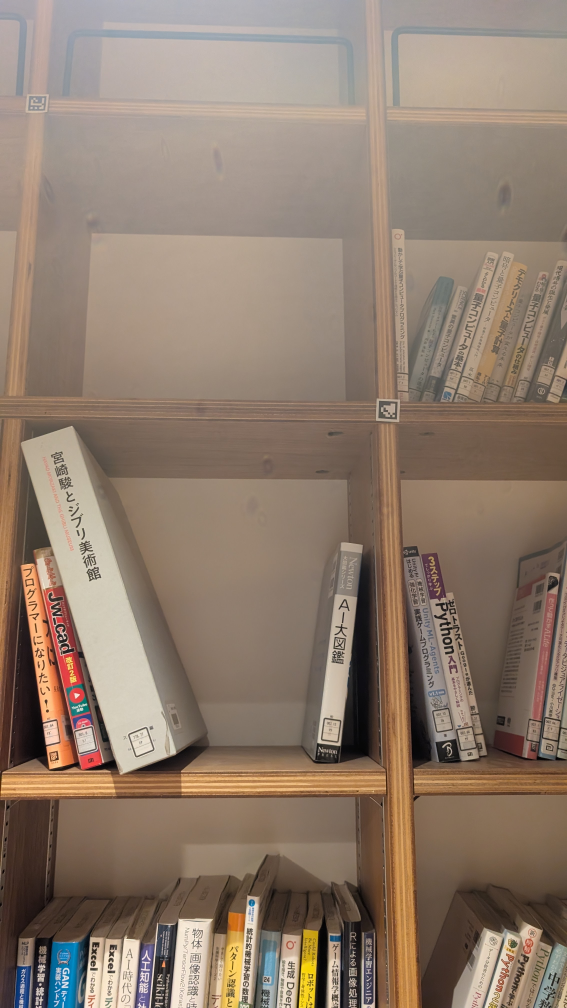
#> input picture data-260702/PXL_20260702_120444475.jpg, 2268 x 4032 px (shown at 1/4 size)
$ python -i crop_book_spines_obb.py   (imports and definitions only)
#> lines starting #> are read from the running program, lines starting #| are printed output that depends on the picture
#> further down, picture is the input picture: shape (4032, 2268, 3); mean B, G, R 109, 124.1, 142.4
"""Create perspective-corrected, one-book crops with a YOLO OBB model.

The manifest preserves every source-image occurrence. Near-identical spine
crops in neighboring photos share one canonical OCR image, which avoids paying
for the same book repeatedly while retaining image-to-book provenance.
"""

from __future__ import annotations

import argparse
import json
import math
from dataclasses import dataclass
from pathlib import Path
from typing import Any

import cv2
import numpy as np
from ultralytics import YOLO


IMAGE_EXTENSIONS = {".jpg", ".jpeg", ".png", ".webp", ".bmp"}


@dataclass
class Fingerprint:
    canonical_index: int
    source_index: int
    phash: int
    aspect: float
    hsv_hist: np.ndarray


# [36 lines left out: functions order_points, rectify, not called in this run]


def phash(image: np.ndarray) -> int:
    gray = cv2.cvtColor(image, cv2.COLOR_BGR2GRAY)
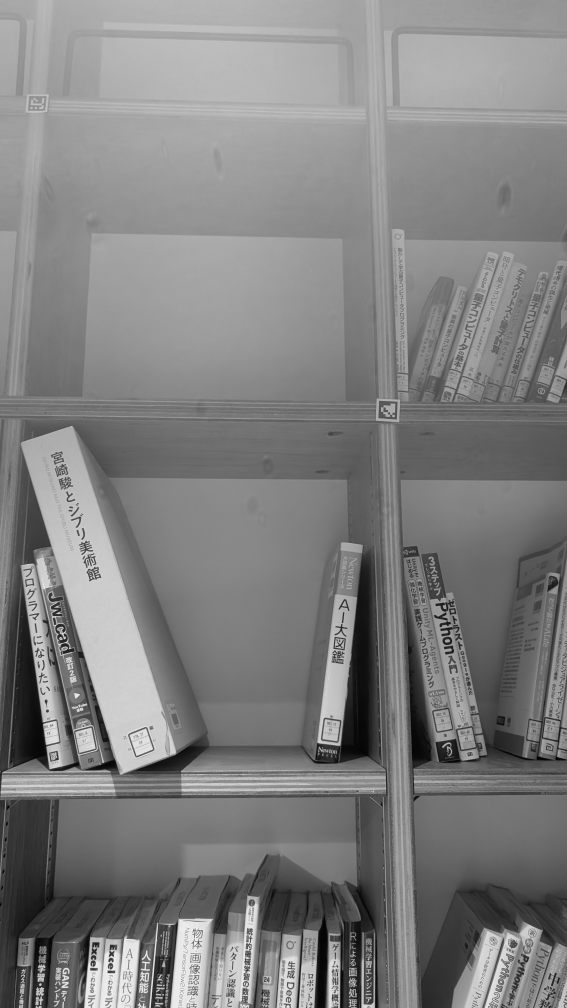
#> gray: shape (4032, 2268) (shown at 1/4 size); min 0, max 254, mean 127.8
    normalized = cv2.resize(gray, (32, 128), interpolation=cv2.INTER_AREA)
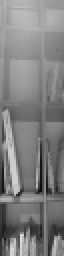
#> normalized: shape (128, 32) (shown 2 times larger); min 12, max 224, mean 127.8
    compact = cv2.resize(normalized, (32, 32), interpolation=cv2.INTER_AREA)
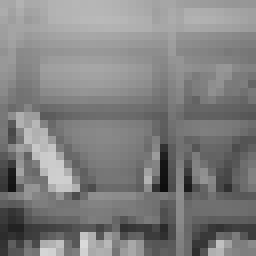
#> compact: shape (32, 32) (shown 8 times larger); min 14, max 218, mean 127.8
    coeff = cv2.dct(np.float32(compact))[:8, :8].reshape(-1)[1:]
#> coeff = 63 values, max 629.3 at index 7, min -195.3 at index 2, mean 12.03
    median = float(np.median(coeff))
#> median = 17.84
    value = 0
    for item in coeff:
        value = (value << 1) | int(item > median)
#> this loop made 63 passes
#> (item, value) on passes 1 to 12: (217.3, 1), (-159.2, 2), (-195.3, 4), (-107.4, 8), (-34.41, 16), (-138.5, 32), (-67.23, 64), (629.3, 129), (17.84, 258), (26.74, 517), (154.8, 1035), (66.64, 2071)
#> after the loop, value = 4665597206728786198
    return value


# [151 lines left out: functions hsv_hist, duplicate_of, main, not called in this run]


# [2 lines not run here, left out]

>>> import cv2
>>> picture = cv2.imread('../../data-260702/PXL_20260702_120444475.jpg')
>>> result = phash(picture)
#> result = 4665597206728786198

$ run again, on data-260702/PXL_20260702_120447586.jpg
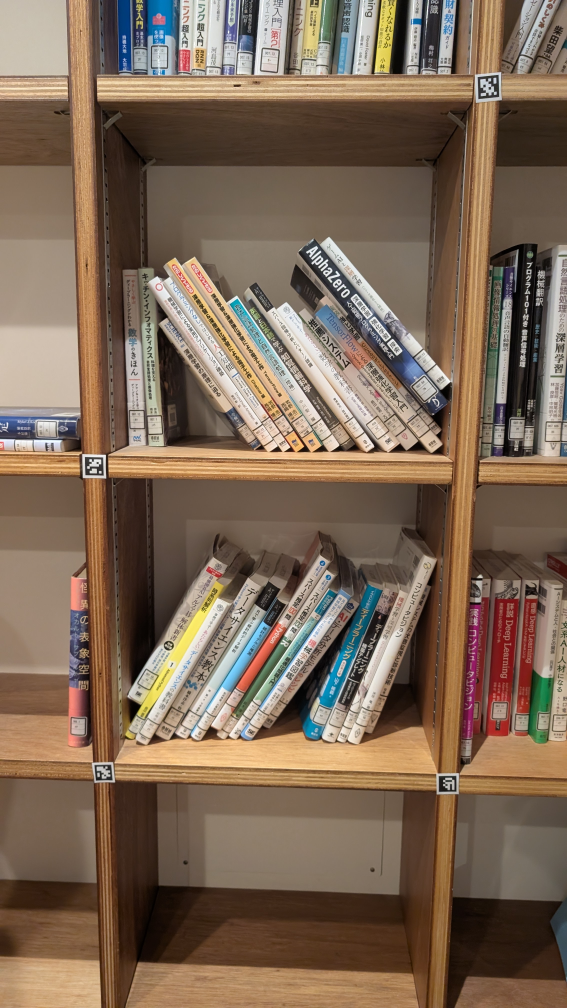
#> input picture data-260702/PXL_20260702_120447586.jpg, 2268 x 4032 px (shown at 1/4 size)
#> picture is the input picture: shape (4032, 2268, 3); mean B, G, R 86.2, 104.9, 126.1
#> in phash, `gray = cv2.cvtColor(image, cv2.COLOR_BGR2GRAY)`:
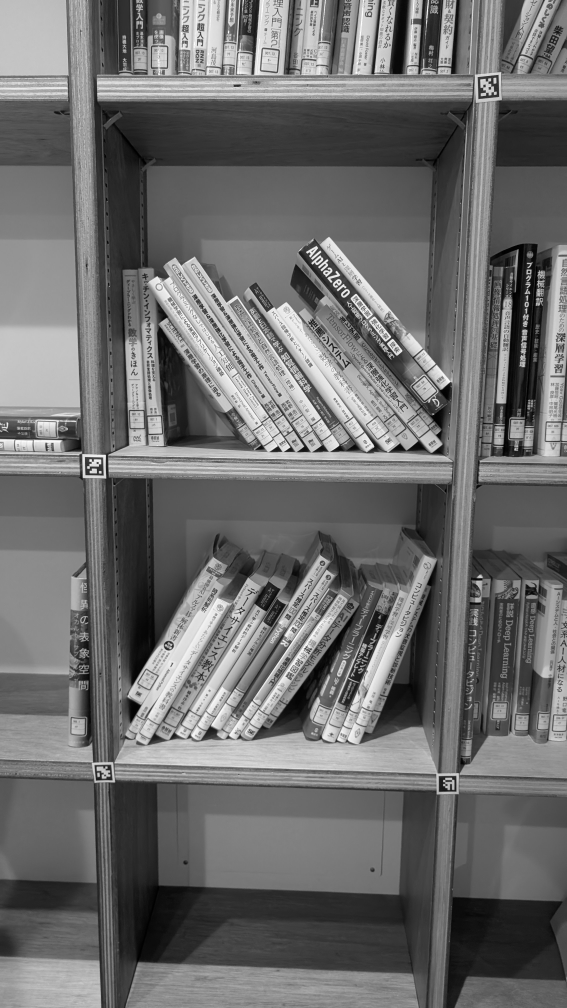
#> gray: shape (4032, 2268) (shown at 1/4 size); min 0, max 255, mean 109.1
#> in phash, `compact = cv2.resize(normalized, (32, 32), interpolation=cv2.INTER_AREA)`:
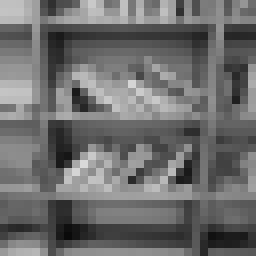
#> compact: shape (32, 32) (shown 8 times larger); min 10, max 217, mean 109.1
#> coeff = 63 values, max 445.5 at index 47, min -207.1 at index 15, mean 37.71
#> median = 27.81
#> the loop in phash, `for item in coeff:` made 63 passes
#> (item, value) on passes 1 to 8: (232.2, 1), (-149.8, 2), (149.5, 5), (321.6, 11), (148.7, 23), (104.1, 47), (-60.19, 94), (205.1, 189)
#> after the loop in phash, `for item in coeff:`: value = 6842410974940089886

$ run again, on data-260702/PXL_20260702_120449202.jpg
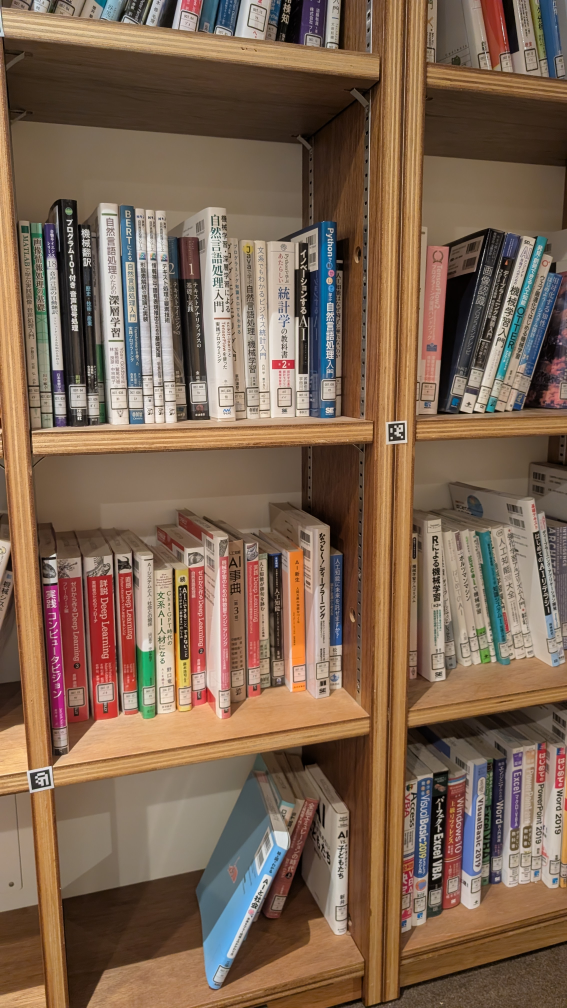
#> input picture data-260702/PXL_20260702_120449202.jpg, 2268 x 4032 px (shown at 1/4 size)
#> picture is the input picture: shape (4032, 2268, 3); mean B, G, R 81.5, 101.5, 126.4
#> in phash, `gray = cv2.cvtColor(image, cv2.COLOR_BGR2GRAY)`:
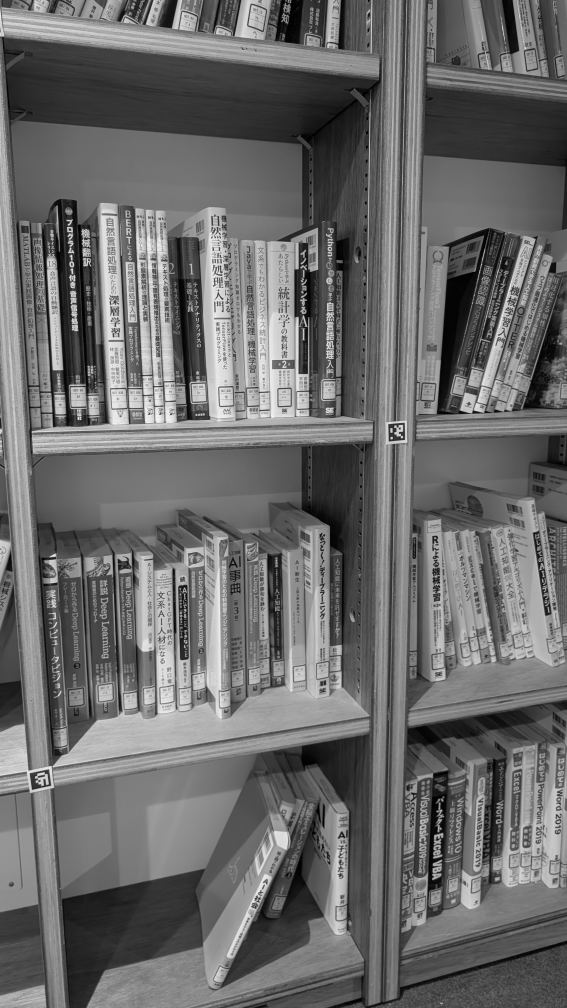
#> gray: shape (4032, 2268) (shown at 1/4 size); min 0, max 254, mean 106.6
#> in phash, `compact = cv2.resize(normalized, (32, 32), interpolation=cv2.INTER_AREA)`:
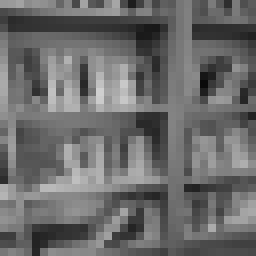
#> compact: shape (32, 32) (shown 8 times larger); min 10, max 207, mean 106.6
#> coeff = 63 values, max 185.2 at index 47, min -293.2 at index 15, mean -1.92
#> median = 4.09
#> the loop in phash, `for item in coeff:` made 63 passes
#> (item, value) on passes 1 to 8: (184.7, 1), (-50.42, 2), (-189.8, 4), (-65.02, 8), (165.1, 17), (103.8, 35), (-35.52, 70), (-113.2, 140)
#> after the loop in phash, `for item in coeff:`: value = 5067739953357179310
